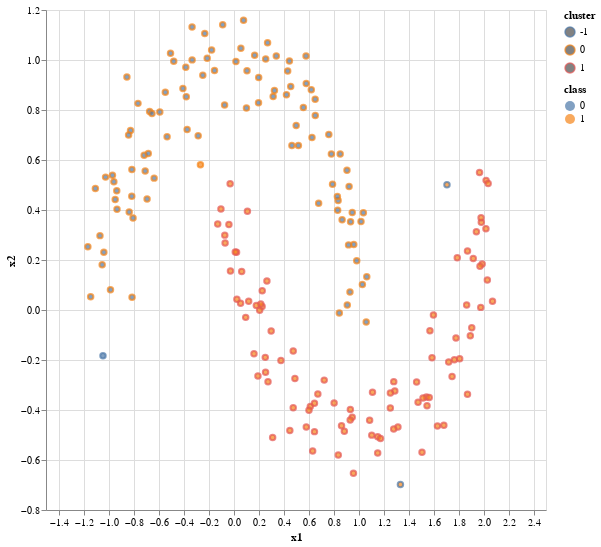

Notebook source saved alongside this figure:
### Code cell
# and plot:
(alt.Chart(data_df).
 properties(height=500, width=500).
 mark_point().
 encode(x='x1',
        y='x2',
        color='cluster:N',
        fill='class:N')
) #.show()

### Figure 1 — Vega-Lite specification as saved in the notebook (floating-point values rounded to 4 significant figures; data arrays with more than 128 entries replaced by an {"elided": "..."} marker saying what was removed)
{"$schema": "https://vega.github.io/schema/vega-lite/v4.8.1.json", "config": {"view": {"continuousHeight": 300, "continuousWidth": 400}}, "data": {"name": "data-9c2df493b39b0a4dc33577b6f973ec39"}, "datasets": {"data-9c2df493b39b0a4dc33577b6f973ec39": {"elided": "200 records"}}, "encoding": {"color": {"field": "cluster", "type": "nominal"}, "fill": {"field": "class", "type": "nominal"}, "x": {"field": "x1", "type": "quantitative"}, "y": {"field": "x2", "type": "quantitative"}}, "height": 500, "mark": "point", "width": 500}
